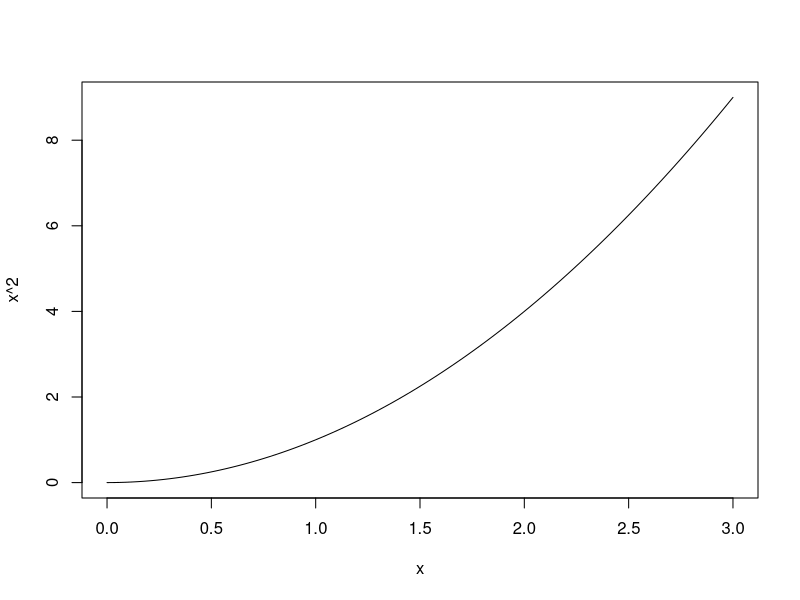
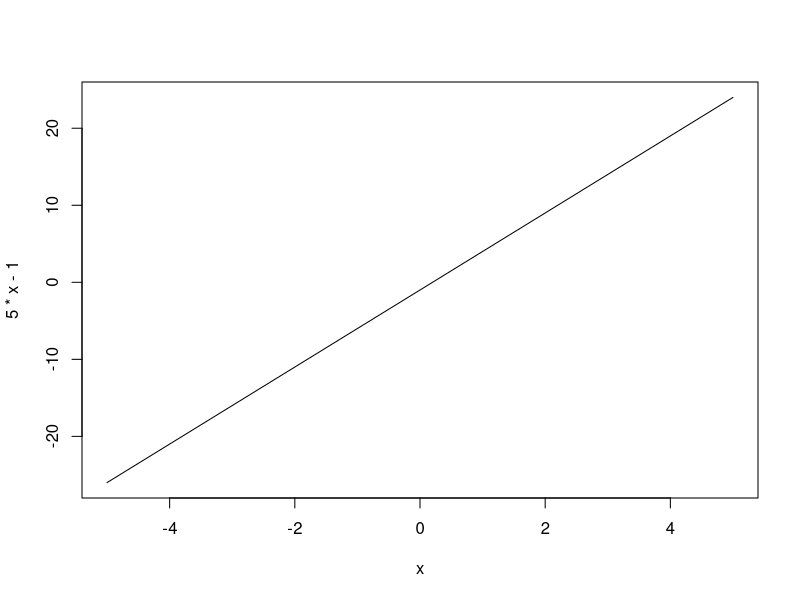
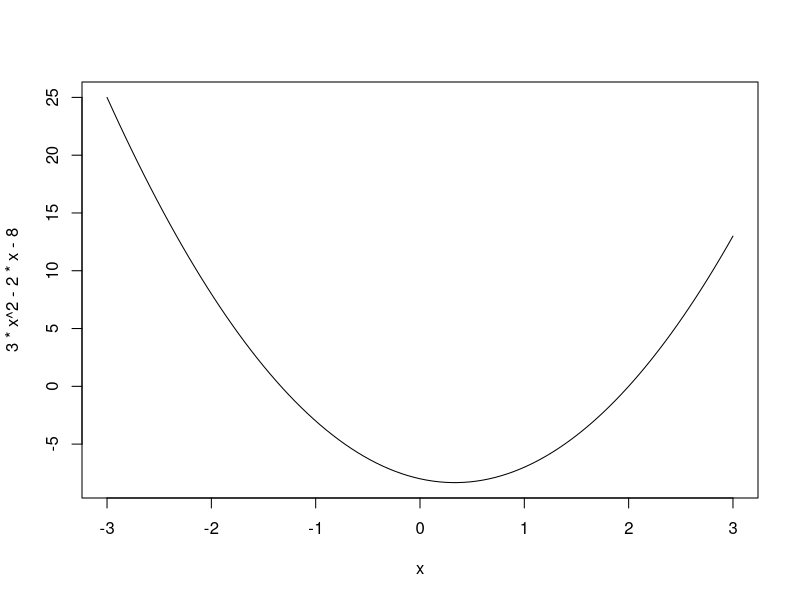
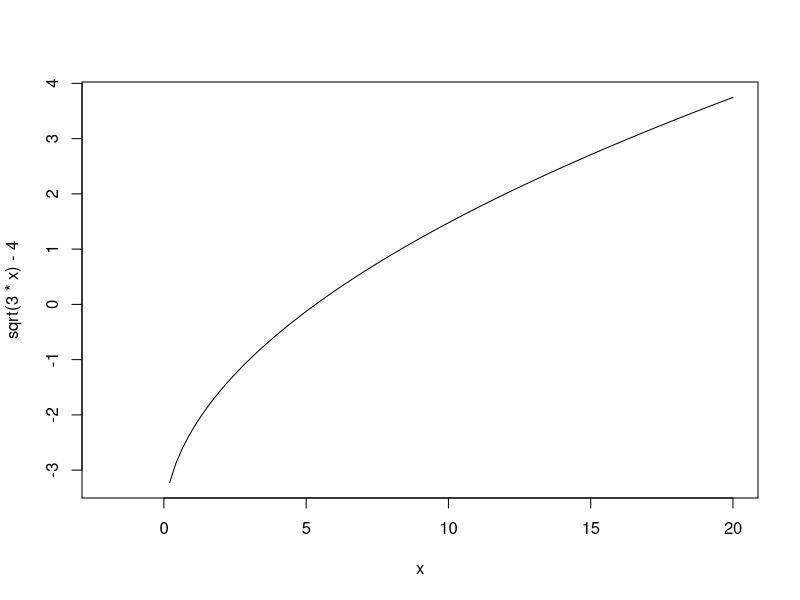

These figures' R source, in order:
## ---- chunk 1
curve(x^2, 0, 3)
## ---- chunk 2
curve(5*x-1, -5, 5)
## ---- chunk 3
curve(3*x^2-2*x-8, -3, 3)
## ---- chunk 4
curve(sqrt(3*x)-4, -2, 20)
## ---- chunk 5
a = 1
b = 0
c = -16
## ---- chunk 6
plus = (-b + sqrt(b^2-4*a*c)) / (2*a)
## ---- chunk 7
a*plus^2 + b*plus + c == 0
## ---- chunk 8
minus = (-b - sqrt(b^2-4*a*c)) / (2*a)
## ---- chunk 9
a*minus^2 + b*minus + c == 0
## ---- chunk 10
a = 3
b = -2
c = -8
plus = (-b + sqrt(b^2-4*a*c)) / (2*a)
a*plus^2 + b*plus + c == 0
minus = (-b - sqrt(b^2-4*a*c)) / (2*a)
a*minus^2 + b*minus + c == 0
plus
minus
## ---- chunk 11
a = c(2,2)
b = c(5,5)
c = c(2,2)
plus = (-b + sqrt(b^2-4*a*c)) / (2*a)
a*plus^2 + b*plus + c == 0
minus = (-b - sqrt(b^2-4*a*c)) / (2*a)
a*minus^2 + b*minus + c == 0
plus
minus
## ---- chunk 12
a = c(5,9)
b = c(9,10)
c = c(4,7)
plus = (-b + sqrt(b^2-4*a*c)) / (2*a)
a*plus^2 + b*plus + c == 0
minus = (-b - sqrt(b^2-4*a*c)) / (2*a)
a*minus^2 + b*minus + c == 0
plus
minus
